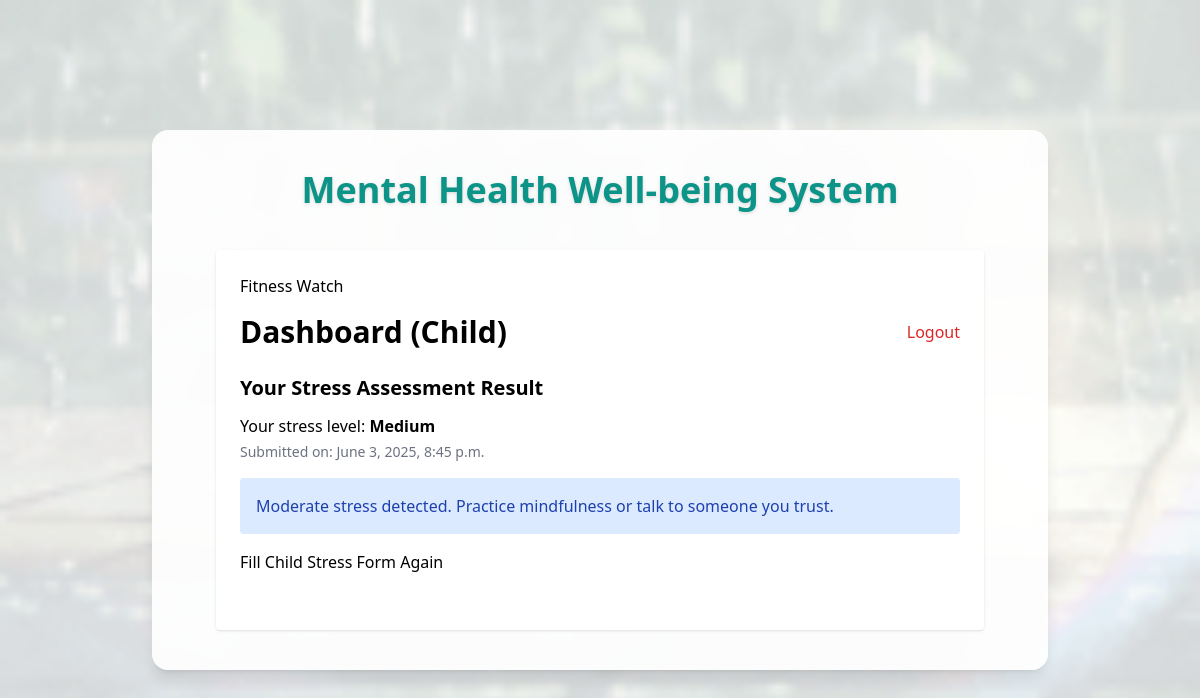
Screenshot of /dashboard/ (signed in) with the database file from the repository.
### mental_health_app/models.py (models this page shows, shortened)
class UserProfile(models.Model):
    ROLE_CHOICES = [('parent', 'Parent'), ('child', 'Child')]
    user = models.OneToOneField(User, on_delete=models.CASCADE)
    role = models.CharField(max_length=10, choices=ROLE_CHOICES)
    linked_parent = models.ForeignKey(User, on_delete=models.CASCADE, null=True, blank=True, related_name='children')

class StressResult(models.Model):
    user = models.OneToOneField(User, on_delete=models.CASCADE)
    stress_level = models.CharField(max_length=20)
    created_at = models.DateTimeField(auto_now_add=True)
    updated_at = models.DateTimeField(auto_now=True)

### mental_health_app/views.py (the view, shortened to what this page needs)
# urls.py: path('dashboard/', views.dashboard, name='dashboard'),
@login_required
def dashboard(request):
    profile = request.user.userprofile
    own_result = None
    prescription_msg = None
    linked_results = []
    try:
        own_result = StressResult.objects.get(user=request.user)
        prescription_msg = PRESCRIPTIONS.get((profile.role, own_result.stress_level), "No advice available.")
    except StressResult.DoesNotExist:
        own_result = None
        prescription_msg = None
    return render(request, 'stress_app/dashboard.html', {
        'own_result': own_result,
        'prescription_msg': prescription_msg,
        'linked_results': linked_results if profile.role == 'parent' else None,
        'role': profile.role,
    })

### mental_health_app/templates/stress_app/dashboard.html (shortened to what this page needs)
{% extends 'stress_app/base.html' %}
{% block content %}
<div class="max-w-3xl mx-auto mt-10 p-6 bg-white rounded shadow">
  <a href="{% url 'fitness_watch' %}" class="btn-primary mb-4 inline-block">Fitness Watch</a>
  <div class="flex justify-between items-center mb-6">
    <h2 class="text-3xl font-bold">Dashboard ({{ role|title }})</h2>
    <form method="post" action="{% url 'logout' %}">
      <button type="submit" class="btn-logout text-red-600 hover:underline">Logout</button>
    </form>
  </div>
  <section class="mb-8">
    <h3 class="text-xl font-semibold mb-3">Your Stress Assessment Result</h3>
    {% if own_result %}
      {% with level=own_result.stress_level %}
        <p>Your stress level:
          <strong class="
          ">
            {{ level }}
          </strong>
        </p>
        {% if own_result.updated_at %}
          <p class="text-sm text-gray-500 mt-1">
            Submitted on: {{ own_result.updated_at|date:"F j, Y, g:i a" }}
          </p>
        {% endif %}
        {% if prescription_msg %}
          <div class="mt-4 p-4 bg-blue-100 text-blue-800 rounded">
            {{ prescription_msg }}
          </div>
        {% endif %}
      {% endwith %}
      <p class="mt-4">
        <a href="{% url role|add:'_form' %}" class="btn-primary">Fill {{ role|title }} Stress Form Again</a>
      </p>
    {% else %}
      <p>You have not submitted your stress form yet.</p>
      <a href="{% url role|add:'_form' %}" class="btn-primary">Fill {{ role|title }} Stress Form</a>
    {% endif %}
  </section>
</div>
{% endblock %}

### rows the page displays
UserProfile: role "Child"
StressResult: stress_level "Medium", updated_at "June 3, 2025, 8:45 p.m."

### other values shown
{{ prescription_msg }} "Moderate stress detected. Practice mindfulness or talk to someone you trust."
